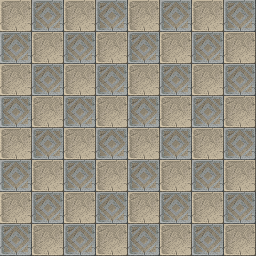

A level layout from a 2D game, rendered from its tile map. Below: a short description, then the map file with tile-grid data replaced by summaries:
An orthogonal 8x8 tile map with 32x32 px tiles, 1 tile layer (bg).

<map version="1.0" orientation="orthogonal" renderorder="right-down" width="8" height="8" tilewidth="32" tileheight="32" nextobjectid="1">
 <tileset firstgid="1" name="012-PortTown02" tilewidth="32" tileheight="32" tilecount="168" columns="8">
  <image source="012-PortTown02.png" width="256" height="672" />
 </tileset>
 <layer name="bg" width="8" height="8">
  <data>[64 cells, 64 non-empty, 2 distinct tile ids]</data>
 </layer>
</map>
